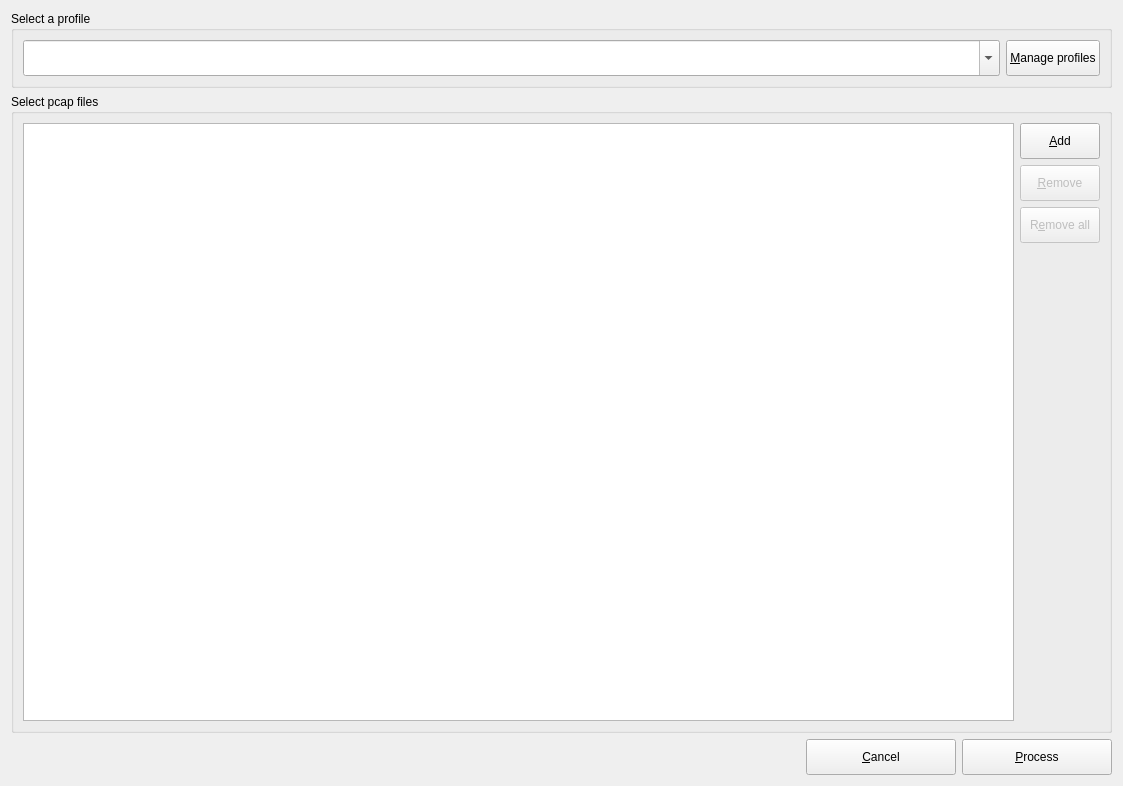
<?xml version="1.0" encoding="UTF-8"?>
<ui version="4.0">
 <class>SelectionWidget</class>
 <widget class="QWidget" name="SelectionWidget">
  <property name="geometry">
   <rect>
    <x>0</x>
    <y>0</y>
    <width>1123</width>
    <height>786</height>
   </rect>
  </property>
  <property name="windowTitle">
   <string>Form</string>
  </property>
  <layout class="QVBoxLayout" name="verticalLayout">
   <item>
    <widget class="QGroupBox" name="groupBox_2">
     <property name="sizePolicy">
      <sizepolicy hsizetype="Preferred" vsizetype="Preferred">
       <horstretch>0</horstretch>
       <verstretch>0</verstretch>
      </sizepolicy>
     </property>
     <property name="maximumSize">
      <size>
       <width>16777215</width>
       <height>80</height>
      </size>
     </property>
     <property name="title">
      <string>Select a profile</string>
     </property>
     <property name="flat">
      <bool>false</bool>
     </property>
     <layout class="QHBoxLayout" name="horizontalLayout_2">
      <item>
       <layout class="QVBoxLayout" name="verticalLayout_7">
        <item>
         <widget class="QComboBox" name="select_profile_combobox">
          <property name="sizePolicy">
           <sizepolicy hsizetype="Expanding" vsizetype="Fixed">
            <horstretch>0</horstretch>
            <verstretch>0</verstretch>
           </sizepolicy>
          </property>
          <property name="minimumSize">
           <size>
            <width>0</width>
            <height>36</height>
           </size>
          </property>
          <property name="editable">
           <bool>true</bool>
          </property>
          <property name="currentText">
           <string/>
          </property>
          <property name="maxVisibleItems">
           <number>100</number>
          </property>
          <property name="frame">
           <bool>true</bool>
          </property>
          <property name="modelColumn">
           <number>0</number>
          </property>
         </widget>
        </item>
       </layout>
      </item>
      <item>
       <layout class="QVBoxLayout" name="verticalLayout_3">
        <item>
         <widget class="QPushButton" name="manage_profile_button">
          <property name="enabled">
           <bool>true</bool>
          </property>
          <property name="sizePolicy">
           <sizepolicy hsizetype="Preferred" vsizetype="Fixed">
            <horstretch>0</horstretch>
            <verstretch>0</verstretch>
           </sizepolicy>
          </property>
          <property name="minimumSize">
           <size>
            <width>0</width>
            <height>36</height>
           </size>
          </property>
          <property name="text">
           <string>&amp;Manage profiles</string>
          </property>
         </widget>
        </item>
       </layout>
      </item>
     </layout>
    </widget>
   </item>
   <item>
    <widget class="QSplitter" name="splitter">
     <property name="orientation">
      <enum>Qt::Vertical</enum>
     </property>
     <widget class="QGroupBox" name="groupBox">
      <property name="sizePolicy">
       <sizepolicy hsizetype="Preferred" vsizetype="Preferred">
        <horstretch>0</horstretch>
        <verstretch>0</verstretch>
       </sizepolicy>
      </property>
      <property name="maximumSize">
       <size>
        <width>16777215</width>
        <height>16777215</height>
       </size>
      </property>
      <property name="title">
       <string>Select pcap files</string>
      </property>
      <layout class="QHBoxLayout" name="horizontalLayout">
       <item>
        <layout class="QVBoxLayout" name="verticalLayout_6">
         <item>
          <widget class="QListWidget" name="select_pcap_list">
           <property name="sizePolicy">
            <sizepolicy hsizetype="Expanding" vsizetype="Expanding">
             <horstretch>0</horstretch>
             <verstretch>0</verstretch>
            </sizepolicy>
           </property>
           <property name="maximumSize">
            <size>
             <width>16777215</width>
             <height>16777215</height>
            </size>
           </property>
          </widget>
         </item>
        </layout>
       </item>
       <item>
        <layout class="QVBoxLayout" name="verticalLayout_2">
         <item>
          <widget class="QPushButton" name="add_button">
           <property name="sizePolicy">
            <sizepolicy hsizetype="Preferred" vsizetype="Fixed">
             <horstretch>0</horstretch>
             <verstretch>0</verstretch>
            </sizepolicy>
           </property>
           <property name="minimumSize">
            <size>
             <width>0</width>
             <height>36</height>
            </size>
           </property>
           <property name="text">
            <string>&amp;Add</string>
           </property>
          </widget>
         </item>
         <item>
          <widget class="QPushButton" name="remove_button">
           <property name="enabled">
            <bool>false</bool>
           </property>
           <property name="sizePolicy">
            <sizepolicy hsizetype="Preferred" vsizetype="Fixed">
             <horstretch>0</horstretch>
             <verstretch>0</verstretch>
            </sizepolicy>
           </property>
           <property name="minimumSize">
            <size>
             <width>0</width>
             <height>36</height>
            </size>
           </property>
           <property name="text">
            <string>&amp;Remove</string>
           </property>
          </widget>
         </item>
         <item>
          <widget class="QPushButton" name="remove_all_button">
           <property name="enabled">
            <bool>false</bool>
           </property>
           <property name="sizePolicy">
            <sizepolicy hsizetype="Preferred" vsizetype="Fixed">
             <horstretch>0</horstretch>
             <verstretch>0</verstretch>
            </sizepolicy>
           </property>
           <property name="minimumSize">
            <size>
             <width>0</width>
             <height>36</height>
            </size>
           </property>
           <property name="text">
            <string>R&amp;emove all</string>
           </property>
          </widget>
         </item>
         <item>
          <spacer name="verticalSpacer">
           <property name="orientation">
            <enum>Qt::Vertical</enum>
           </property>
           <property name="sizeHint" stdset="0">
            <size>
             <width>20</width>
             <height>40</height>
            </size>
           </property>
          </spacer>
         </item>
        </layout>
       </item>
      </layout>
     </widget>
    </widget>
   </item>
   <item>
    <layout class="QHBoxLayout" name="horizontalLayout_3">
     <item>
      <spacer name="horizontalSpacer">
       <property name="orientation">
        <enum>Qt::Horizontal</enum>
       </property>
       <property name="sizeHint" stdset="0">
        <size>
         <width>40</width>
         <height>20</height>
        </size>
       </property>
      </spacer>
     </item>
     <item>
      <widget class="QPushButton" name="cancel_button">
       <property name="sizePolicy">
        <sizepolicy hsizetype="Preferred" vsizetype="Fixed">
         <horstretch>0</horstretch>
         <verstretch>0</verstretch>
        </sizepolicy>
       </property>
       <property name="minimumSize">
        <size>
         <width>150</width>
         <height>36</height>
        </size>
       </property>
       <property name="text">
        <string>&amp;Cancel</string>
       </property>
      </widget>
     </item>
     <item>
      <widget class="QPushButton" name="process_import_button">
       <property name="sizePolicy">
        <sizepolicy hsizetype="Preferred" vsizetype="Fixed">
         <horstretch>0</horstretch>
         <verstretch>0</verstretch>
        </sizepolicy>
       </property>
       <property name="minimumSize">
        <size>
         <width>150</width>
         <height>36</height>
        </size>
       </property>
       <property name="text">
        <string>&amp;Process</string>
       </property>
      </widget>
     </item>
    </layout>
   </item>
  </layout>
 </widget>
 <resources/>
 <connections/>
</ui>
